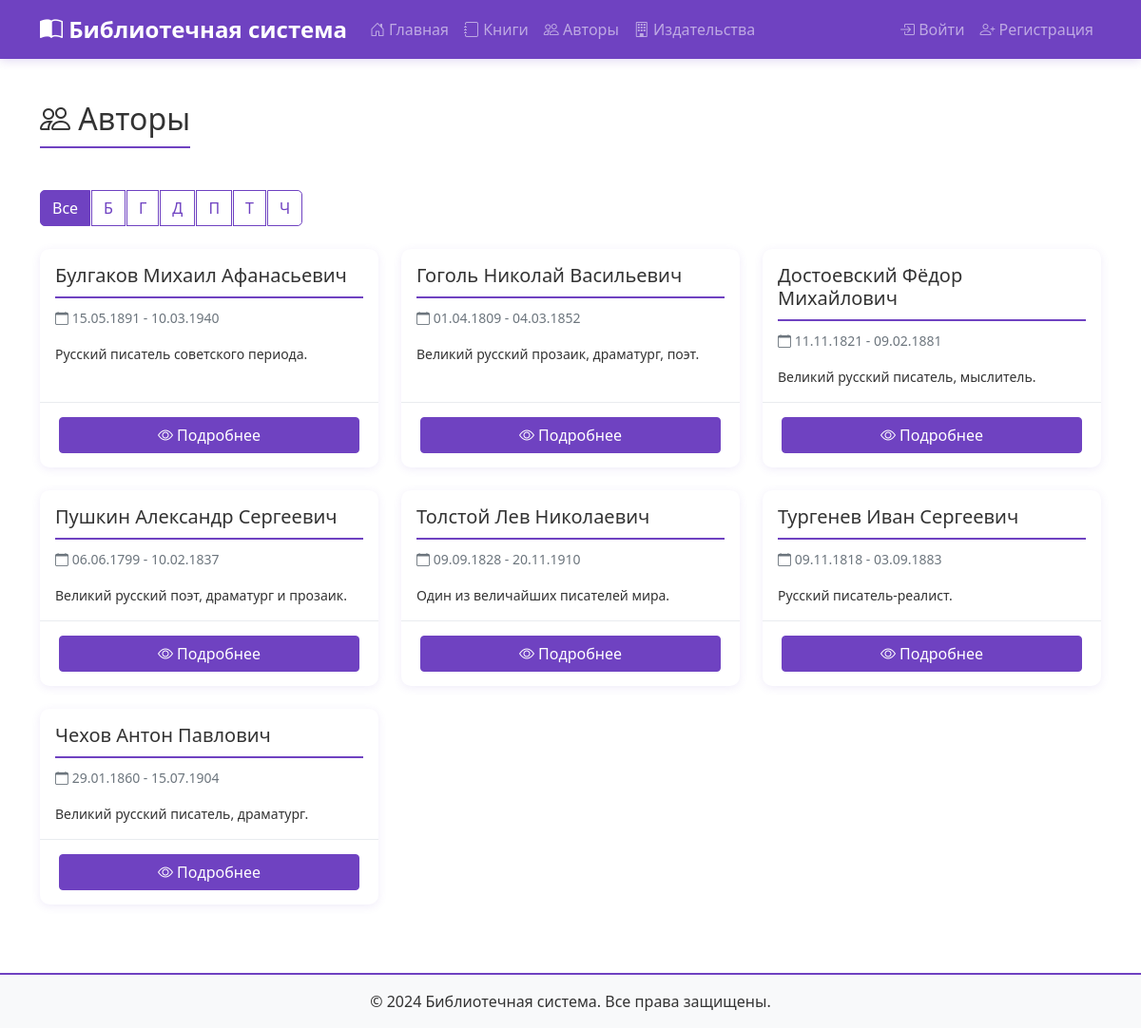
Screenshot of /authors/ with the database file from the repository.
### books/models.py (models this page shows, shortened)
class Author(models.Model):
    first_name = models.CharField('Имя', max_length=100)
    last_name = models.CharField('Фамилия', max_length=100)
    middle_name = models.CharField('Отчество', max_length=100, blank=True)
    birth_date = models.DateField('Дата рождения', null=True, blank=True)
    death_date = models.DateField('Дата смерти', null=True, blank=True)
    biography = models.TextField('Биография', blank=True)
    photo = models.ImageField('Фото', upload_to='authors/', null=True, blank=True)
    class Meta:
        verbose_name = 'Автор'
        verbose_name_plural = 'Авторы'
        ordering = ['last_name', 'first_name']
    def full_name(self):
        return f"{self.last_name} {self.first_name} {self.middle_name}".strip()

### books/views.py (the view)
# urls.py: path('authors/', views.author_list, name='author_list'),
def author_list(request):
    authors = Author.objects.all()
    letter = request.GET.get('letter')
    if letter:
        authors = authors.filter(last_name__istartswith=letter)
    letters = Author.objects.values_list('last_name', flat=True)
    letters = sorted(set([l[0].upper() for l in letters if l]))
    context = {
        'authors': authors,
        'letters': letters,
        'current_letter': letter,
    }
    return render(request, 'books/author_list.html', context)

### books/templates/books/author_list.html (shortened to what this page needs)
{% extends 'base.html' %}
{% block content %}
<div class="d-flex justify-content-between align-items-center mb-4">
    <h1><i class="bi bi-people"></i> Авторы</h1>
</div>
<div class="mb-4">
    <div class="btn-group" role="group">
        <a href="{% url 'books:author_list' %}" class="btn btn-outline-purple {% if not current_letter %}active{% endif %}">Все</a>
        {% for letter in letters %}
            <a href="?letter={{ letter }}" class="btn btn-outline-purple {% if current_letter == letter %}active{% endif %}">
                {{ letter }}
            </a>
        {% endfor %}
    </div>
</div>
<div class="row">
    {% for author in authors %}
    <div class="col-md-4 mb-4">
        <div class="card h-100">
            <div class="card-body">
                <h5 class="card-title">{{ author.full_name }}</h5>
                <p class="card-text">
                    <small class="text-muted">
                        <i class="bi bi-calendar"></i>
                        {% if author.birth_date %}
                            {{ author.birth_date|date:"d.m.Y" }}
                            {% if author.death_date %} - {{ author.death_date|date:"d.m.Y" }}{% endif %}
                        {% else %}
                            Даты не указаны
                        {% endif %}
                    </small>
                </p>
                {% if author.biography %}
                    <p class="card-text small">{{ author.biography|truncatechars:100 }}</p>
                {% endif %}
            </div>
            <div class="card-footer bg-transparent">
                <a href="{% url 'books:author_detail' author.pk %}" class="btn btn-purple w-100">
                    <i class="bi bi-eye"></i> Подробнее
                </a>
            </div>
        </div>
    </div>
    {% empty %}
    <div class="col-12">
        <div class="alert alert-info text-center">
            <i class="bi bi-info-circle"></i> Авторы не найдены.
        </div>
    </div>
    {% endfor %}
</div>
{% endblock %}

### static/css/style.css (style rules this page uses)
body { background-color: #ffffff; font-family: 'Segoe UI', Tahoma, Geneva, Verdana, sans-serif; color: #333; min-height: 100vh; display: flex; flex-direction: column; }
.btn-purple { background-color: #6f42c1; border-color: #6f42c1; color: white; transition: all 0.3s ease; }
.btn-outline-purple { color: #6f42c1; border-color: #6f42c1; transition: all 0.3s ease; }
.btn-outline-purple.active { background-color: #6f42c1; color: white; border-color: #6f42c1; }
.card { border: none; border-radius: 10px; box-shadow: 0 2px 10px rgba(111, 66, 193, 0.1); transition: transform 0.3s, box-shadow 0.3s; background-color: #ffffff; overflow: hidden; }
.card-footer { background-color: #f8f9fa; border-top: 1px solid #e9ecef; padding: 15px 20px; }
a { color: #6f42c1; text-decoration: none; transition: color 0.3s; }
h1, h2, h3, h4, h5, h6 { color: #333; border-bottom: 2px solid #6f42c1; padding-bottom: 10px; margin-bottom: 20px; }
h1 { font-size: 2rem; }
.card, .stat-card { animation: fadeIn 0.5s ease-out; }
.btn-group .btn-outline-purple { margin: 0 2px; border-radius: 5px; }
.btn-group .btn-outline-purple:first-child { margin-left: 0; }
.btn-group .btn-outline-purple:last-child { margin-right: 0; }

### rows the page displays
Author: full_name "Булгаков Михаил Афанасьевич", birth_date "15.05.1891", death_date "10.03.1940", biography "Русский писатель советского периода."
Author: full_name "Гоголь Николай Васильевич", birth_date "01.04.1809", death_date "04.03.1852", biography "Великий русский прозаик, драматург, поэт."
Author: full_name "Достоевский Фёдор Михайлович", birth_date "11.11.1821", death_date "09.02.1881", biography "Великий русский писатель, мыслитель."
Author: full_name "Пушкин Александр Сергеевич", birth_date "06.06.1799", death_date "10.02.1837", biography "Великий русский поэт, драматург и прозаик."
Author: full_name "Толстой Лев Николаевич", birth_date "09.09.1828", death_date "20.11.1910", biography "Один из величайших писателей мира."
Author: full_name "Тургенев Иван Сергеевич", birth_date "09.11.1818", death_date "03.09.1883", biography "Русский писатель-реалист."
Author: full_name "Чехов Антон Павлович", birth_date "29.01.1860", death_date "15.07.1904", biography "Великий русский писатель, драматург."

### other values shown
{{ letter }} "Б" "Г" "Д" "П" "Т" "Ч"
